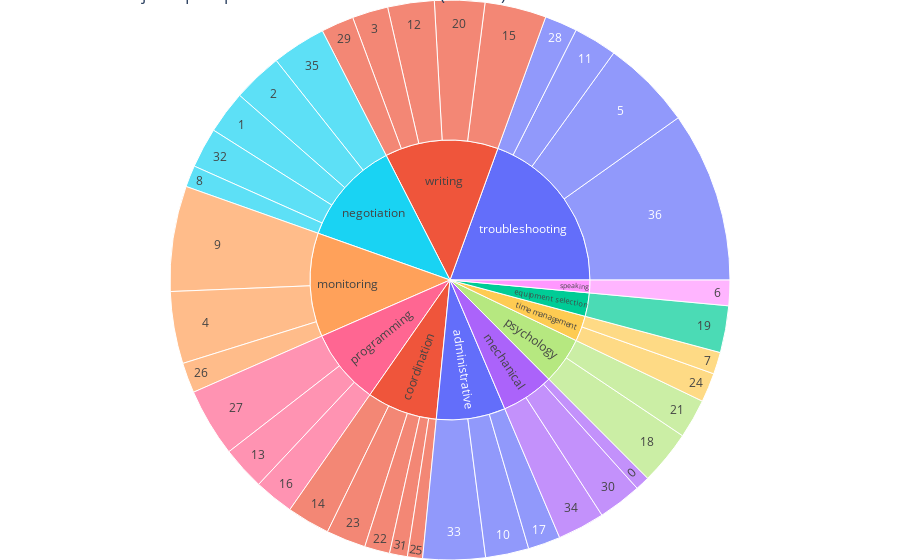

Notebook code cell kept with this figure:
### Code cell
fig = px.sunburst(
    df_summary,
    path=["main_term_filtered", "cluster"],
    values="num_offers",
    color="main_term_filtered",
    title="Distribución jerárquica por término más frecuente (filtrado)"
)
fig.update_layout(margin=dict(t=0, l=0, r=0, b=0))
fig.show()

### Figure 1 — Plotly figure (JSON) as saved in the notebook; plotly's stock layout.template omitted (floating-point values rounded to 4 significant figures)
{"data": [{"branchvalues": "total", "customdata": [["administrative"], ["administrative"], ["administrative"], ["administrative"], ["coordination"], ["coordination"], ["coordination"], ["coordination"], ["coordination"], ["coordination"], ["equipment selection"], ["equipment selection"], ["mechanical"], ["mechanical"], ["mechanical"], ["mechanical"], ["monitoring"], ["monitoring"], ["monitoring"], ["monitoring"], ["negotiation"], ["negotiation"], ["negotiation"], ["negotiation"], ["negotiation"], ["negotiation"], ["programming"], ["programming"], ["programming"], ["programming"], ["psychology"], ["psychology"], ["psychology"], ["speaking"], ["speaking"], ["time management"], ["time management"], ["time management"], ["troubleshooting"], ["troubleshooting"], ["troubleshooting"], ["troubleshooting"], ["troubleshooting"], ["writing"], ["writing"], ["writing"], ["writing"], ["writing"], ["writing"]], "domain": {"x": [0, 1], "y": [0, 1]}, "hovertemplate": "labels=%{label}<br>num_offers=%{value}<br>parent=%{parent}<br>id=%{id}<br>main_term_filtered=%{customdata[0]}<extra></extra>", "ids": ["administrative", "administrative/33", "administrative/10", "administrative/17", "coordination", "coordination/31", "coordination/25", "coordination/23", "coordination/22", "coordination/14", "equipment selection", "equipment selection/19", "mechanical", "mechanical/34", "mechanical/30", "mechanical/0", "monitoring", "monitoring/9", "monitoring/4", "monitoring/26", "negotiation/32", "negotiation/1", "negotiation/2", "negotiation", "negotiation/35", "negotiation/8", "programming", "programming/16", "programming/13", "programming/27", "psychology/21", "psychology/18", "psychology", "speaking/6", "speaking", "time management", "time management/24", "time management/7", "troubleshooting/11", "troubleshooting", "troubleshooting/5", "troubleshooting/36", "troubleshooting/28", "writing/3", "writing", "writing/20", "writing/15", "writing/12", "writing/29"], "labels": ["administrative", "33", "10", "17", "coordination", "31", "25", "23", "22", "14", "equipment selection", "19", "mechanical", "34", "30", "0", "monitoring", "9", "4", "26", "32", "1", "2", "negotiation", "35", "8", "programming", "16", "13", "27", "21", "18", "psychology", "6", "speaking", "time management", "24", "7", "11", "troubleshooting", "5", "36", "28", "3", "writing", "20", "15", "12", "29"], "marker": {"colors": ["#636efa", "#636efa", "#636efa", "#636efa", "#EF553B", "#EF553B", "#EF553B", "#EF553B", "#EF553B", "#EF553B", "#00cc96", "#00cc96", "#ab63fa", "#ab63fa", "#ab63fa", "#ab63fa", "#FFA15A", "#FFA15A", "#FFA15A", "#FFA15A", "#19d3f3", "#19d3f3", "#19d3f3", "#19d3f3", "#19d3f3", "#19d3f3", "#FF6692", "#FF6692", "#FF6692", "#FF6692", "#B6E880", "#B6E880", "#B6E880", "#FF97FF", "#FF97FF", "#FECB52", "#FECB52", "#FECB52", "#636efa", "#636efa", "#636efa", "#636efa", "#636efa", "#EF553B", "#EF553B", "#EF553B", "#EF553B", "#EF553B", "#EF553B"]}, "name": "", "parents": ["", "administrative", "administrative", "administrative", "", "coordination", "coordination", "coordination", "coordination", "coordination", "", "equipment selection", "", "mechanical", "mechanical", "mechanical", "", "monitoring", "monitoring", "monitoring", "negotiation", "negotiation", "negotiation", "", "negotiation", "negotiation", "", "programming", "programming", "programming", "psychology", "psychology", "", "speaking", "", "", "time management", "time management", "troubleshooting", "", "troubleshooting", "troubleshooting", "troubleshooting", "writing", "", "writing", "writing", "writing", "writing"], "type": "sunburst", "values": [133600.0, 60380.0, 41900.0, 31340.0, 136300.0, 17300.0, 14570.0, 38320.0, 24440.0, 41650.0, 45320.0, 45320.0, 101800.0, 45720.0, 42230.0, 13860.0, 200900.0, 101900.0, 69720.0, 29280.0, 38880.0, 41500.0, 48250.0, 201900.0, 52360.0, 20910.0, 146600.0, 38270.0, 42160.0, 66160.0, 38040.0, 52510.0, 90550.0, 24670.0, 24670.0, 49430.0, 28220.0, 21210.0, 42080.0, 326000.0, 87520.0, 164900.0, 31530.0, 34730.0, 219500.0, 48540.0, 59550.0, 45020.0, 31620.0]}], "layout": {"legend": {"tracegroupgap": 0}, "margin": {"b": 0, "l": 0, "r": 0, "t": 0}, "title": {"text": "Distribución jerárquica por término más frecuente (filtrado)"}}}
